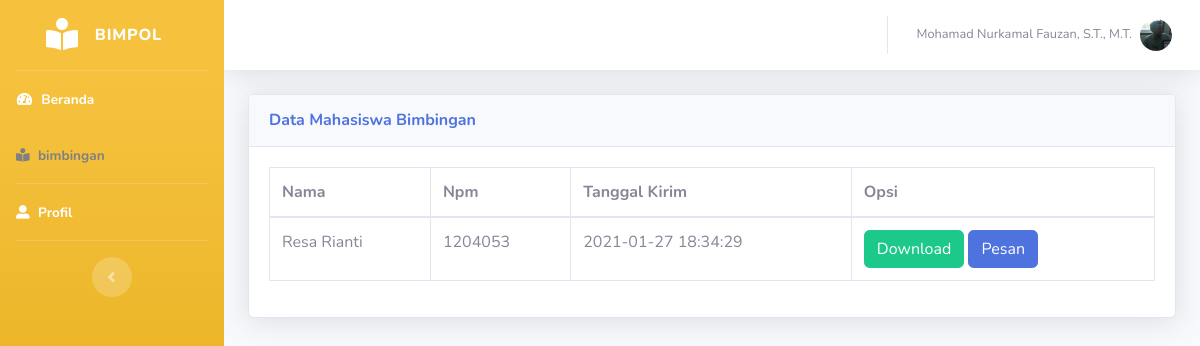
The page /Bimpol/dosen/bimbingan.php (signed in) on the database its author committed.
### tables this page shows
CREATE TABLE `dosen` (
  `id` int(11) NOT NULL,
  `nip` varchar(100) NOT NULL,
  `id_user` int(11) NOT NULL
);

CREATE TABLE `user` (
  `id` int(11) NOT NULL,
  `nama` varchar(100) NOT NULL,
  `email` varchar(100) NOT NULL,
  `pass` varchar(100) NOT NULL,
  `foto` varchar(255) NOT NULL
);

CREATE TABLE `mahasiswa` (
  `id` int(11) NOT NULL,
  `npm` varchar(100) NOT NULL,
  `jurusan` varchar(255) NOT NULL,
  `id_user` int(11) NOT NULL
);

CREATE TABLE `laporan` (
  `id` int(11) NOT NULL,
  `file` varchar(255) NOT NULL,
  `pesan` varchar(10000) NOT NULL,
  `created_at` datetime NOT NULL,
  `id_mhs` int(11) NOT NULL,
  `id_dosen` int(11) NOT NULL
);

### Bimpol/dosen/bimbingan.php (the view, shortened to what this page needs)
<?php session_start();
include_once("../pages/koneksi.php");
$email = $_SESSION['email'];
$query = "SELECT * FROM user INNER JOIN dosen ON user.id = dosen.id_user WHERE email = '$email'";
$res = $mysqli->query($query);
$data = $res->fetch_assoc();
?>
<!DOCTYPE html>
<html lang="en">
<head>
    <link href="../vendor/fontawesome-free/css/all.min.css" rel="stylesheet" type="text/css">
    <link href="../assets/css/sb-admin-2.min.css" rel="stylesheet">
</head>
<body id="page-top">
    <div id="wrapper">
        <ul class="navbar-nav bg-gradient-warning sidebar sidebar-dark accordion" id="accordionSidebar">
            <a class="sidebar-brand d-flex align-items-center justify-content-center" href="index.php">
                <div class="sidebar-brand-icon ">
                    <i class="fas fa-book-reader"></i>
                </div>
                <div class="sidebar-brand-text mx-3"> BIMPOL </sup></div>
            </a>
            <hr class="sidebar-divider my-0">
            <li class="nav-item active">
                <a class="nav-link" href="index.php">
                    <i class="fas fa-fw fa-tachometer-alt"></i>
                    <span> Beranda </span></a>
            </li>
            <li class="nav-item active ">
                <a class="nav-link" href="bimbingan.php" style="color: gray;">
                    <i class="fas fa-book-reader" style="color: gray;"></i>
                    <span> bimbingan </span></a>
            </li>
            <hr class="sidebar-divider my-0">
            <li class="nav-item active">
                <a class="nav-link" href="profil.php">
                    <i class="fas fa-user-alt"></i>
                    <span> Profil </span></a>
            </li>
            <hr class="sidebar-divider d-none d-md-block">
            <div class="text-center d-none d-md-inline">
                <button class="rounded-circle border-0" id="sidebarToggle"></button>
            </div>
        </ul>
        <div id="content-wrapper" class="d-flex flex-column">
            <div id="content">
                <nav class="navbar navbar-expand navbar-light bg-white topbar mb-4 static-top shadow">
                    <ul class="navbar-nav ml-auto">
                        <li class="nav-item dropdown no-arrow">
                            <a class="nav-link dropdown-toggle" href="#" id="userDropdown" role="button" data-toggle="dropdown" aria-haspopup="true" aria-expanded="false">
                                <span class="mr-2 d-none d-lg-inline text-gray-600 small"><?= $data['nama']; ?></span>
                                <img class="img-profile rounded-circle" src="../assets/uploads/<?= $data['foto']; ?>">
                            </a>
                        </li>
                    </ul>
                </nav>
                <div class="container-fluid">
                    <div class="card shadow mb-4">
                        <div class="card-header py-3">
                            <h6 class="m-0 font-weight-bold text-primary">
                                Data Mahasiswa Bimbingan
                            </h6>
                        </div>
                        <div class="card-body">
                            <div class="table-responsive">
                                <table class="table table-bordered" id="dataTable" width="100%" cellspacing="0">
                                    <thead>
                                        <tr>
                                            <th> Nama </th>
                                            <th> Npm </th>
                                            <th> Tanggal Kirim </th>
                                            <th> Opsi </th>
                                        </tr>
                                    </thead>
                                    <tbody>
                                        <?php
                                        $dosen_id = $_SESSION['id_dosen'];
                                        $result = $mysqli->query("SELECT *, laporan.id as laporan_id FROM user INNER JOIN mahasiswa ON user.id = mahasiswa.id_user INNER JOIN laporan ON mahasiswa.id = laporan.id_mhs WHERE id_dosen = '$dosen_id'");
                                        $sql = $result->fetch_all(MYSQLI_ASSOC);
                                        foreach ($sql as $laporan) {
                                        ?>
                                            <tr>
                                                <td> <?= $laporan['nama']; ?> </td>
                                                <td> <?= $laporan['npm']; ?> </td>
                                                <td> <?= $laporan['created_at']; ?> </td>
                                                <td>
                                                    <form action="download.php" method="POST" style="display: inline-block;">
                                                        <button class="btn btn-success" type="submit" name="unduh"> Download </button>
                                                    </form>
                                                    <?php
                                                    if ($laporan['pesan'] != "") {  ?>
                                                        <button type="button" class="btn btn-primary" data-toggle="modal" data-target="#exampleModal" disabled>
                                                            Pesan
                                                        </button>
                                                        <i style="color: red;" class="fas fa-check-circle"></i>
                                                        SUDAH DI CEK !
                                                    <?php } else { ?>
                                                        <button type="button" class="btn btn-primary" data-toggle="modal" data-target="#exampleModal">
                                                            Pesan
                                                        </button>
                                                    <?php } ?>
                                                </td>
                                            </tr>
                                        <?php } ?>
                                    </tbody>
                                </table>
                            </div>
                        </div>
                    </div>
                </div>
            </div>
        </div>
    </div>
</body>
</html>

### rows shown on the page
dosen: id_user.nama "Mohamad Nurkamal Fauzan, S.T., M.T.", id_user.foto (picture)
user: nama "Resa Rianti", mahasiswa.npm "1204053", laporan.created_at "2021-01-27 18:34:29"
